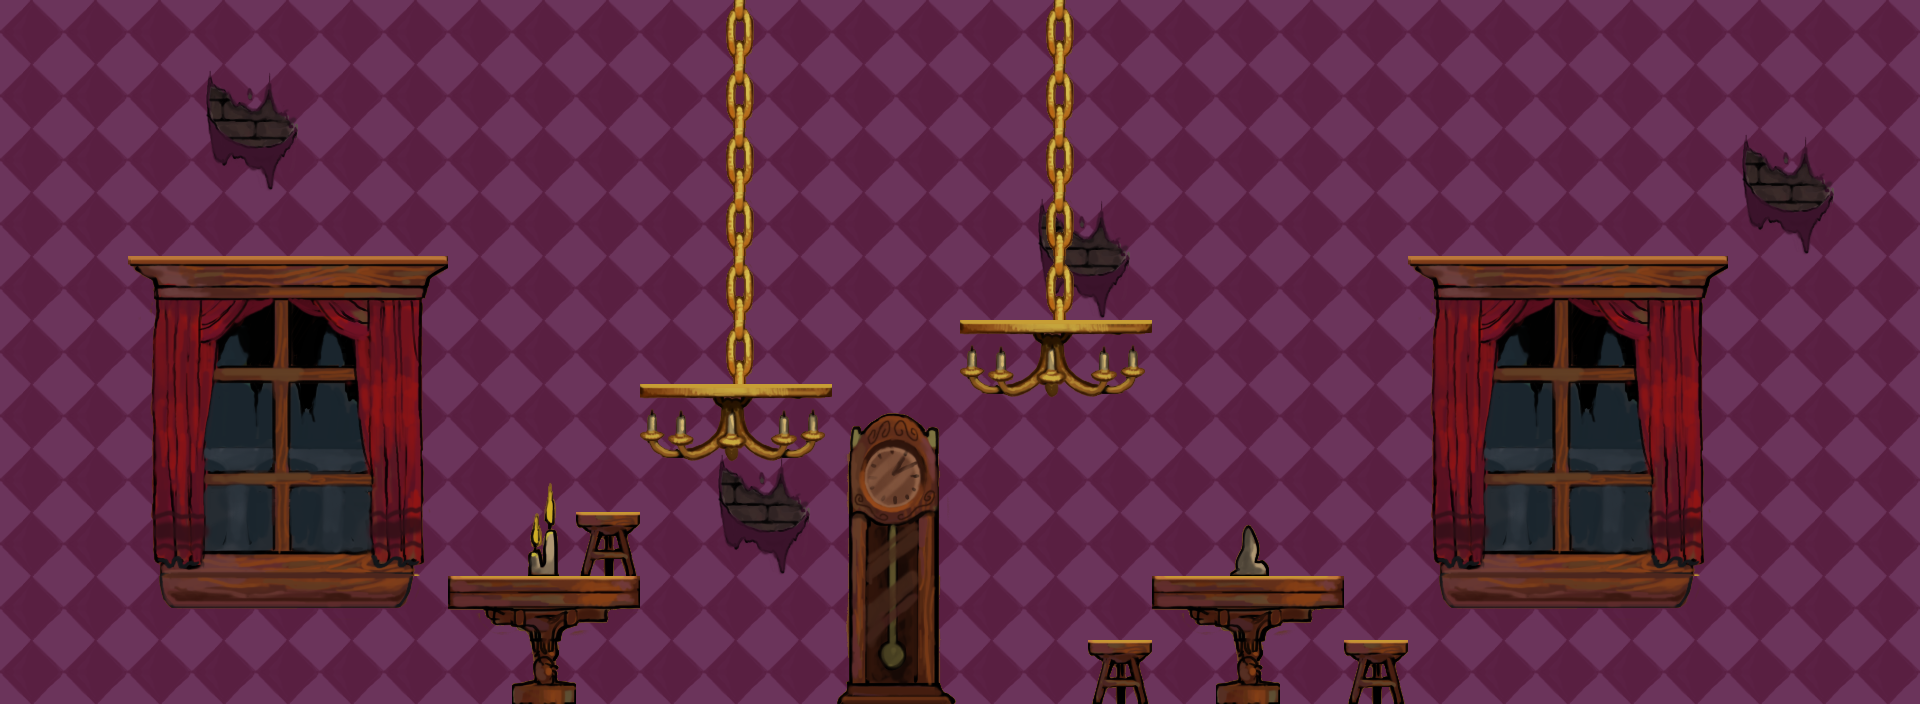

Rendered tile map (Tiled .tmx) drawn with the repository's tilesets; below, a short description and the full map source, tile grids included:
An orthogonal 30x11 tile map with 64x64 px tiles, 3 tile layers (backgroundLayer0, backgroundLayer1, blockedLayer) and 4 objects.

<map version="1.0" orientation="orthogonal" width="30" height="11" tilewidth="64" tileheight="64">
 <tileset firstgid="1" name="tileset" tilewidth="64" tileheight="64">
  <image source="../src/images/tileset.png" width="960" height="832" />
 </tileset>
 <layer name="backgroundLayer0" width="30" height="11">
  <data encoding="csv">
33,33,33,33,33,33,33,33,33,33,33,33,33,33,33,33,33,33,33,33,33,33,33,33,33,33,33,33,33,33,
33,33,33,47,48,33,33,33,33,33,33,33,33,33,33,33,33,33,33,33,33,33,33,33,33,33,33,33,33,33,
33,33,33,62,63,33,33,33,33,33,33,33,33,33,33,33,33,33,33,33,33,33,33,33,33,33,33,47,48,33,
33,33,33,33,33,33,33,33,33,33,33,33,33,33,33,33,47,48,33,33,33,33,33,33,33,33,33,62,63,33,
33,33,33,33,33,33,33,33,33,33,33,33,33,33,33,33,62,63,33,33,33,33,33,33,33,33,33,33,33,33,
33,33,33,33,33,33,33,33,33,33,33,33,33,33,33,33,33,33,33,33,33,33,33,47,48,33,33,33,33,33,
33,33,33,33,33,33,33,33,33,33,33,33,33,33,33,33,33,33,33,33,33,33,33,62,63,33,33,33,33,33,
33,33,33,33,33,33,33,33,33,33,33,47,48,33,33,33,33,33,33,33,33,33,33,33,33,33,33,33,33,33,
33,33,33,33,33,33,33,33,33,33,33,62,63,33,33,33,33,33,33,33,33,33,33,33,33,33,33,33,33,33,
33,33,33,33,33,33,33,33,33,33,33,33,33,33,33,33,33,33,33,33,33,33,33,33,33,33,33,33,33,33,
33,33,33,33,33,33,33,33,33,33,33,33,33,33,33,33,33,33,33,33,33,33,33,33,33,33,33,33,33,33
</data>
 </layer>
 <layer name="backgroundLayer1" width="30" height="11">
  <data encoding="csv">
0,0,0,0,0,0,0,0,0,0,0,32,0,0,0,0,32,0,0,0,0,0,0,0,0,0,0,0,0,0,
0,0,0,0,0,0,0,0,0,0,0,32,0,0,0,0,32,0,0,0,0,0,0,0,0,0,0,0,0,0,
0,0,0,0,0,0,0,0,0,0,0,32,0,0,0,0,32,0,0,0,0,0,0,0,0,0,0,0,0,0,
0,0,0,0,0,0,0,0,0,0,0,32,0,0,0,0,32,0,0,0,0,0,0,0,0,0,0,0,0,0,
0,0,0,0,0,0,0,0,0,0,0,32,0,0,0,0,32,0,0,0,0,0,0,0,0,0,0,0,0,0,
0,0,23,24,25,26,27,0,0,0,0,32,0,0,0,0,0,0,0,0,0,0,23,24,25,26,27,0,0,0,
0,0,38,39,40,41,42,0,0,0,0,0,0,6,7,28,29,30,0,0,0,0,38,39,40,41,42,0,0,0,
0,0,53,54,55,56,57,0,31,0,28,29,30,21,22,0,0,0,0,0,0,0,53,54,55,56,57,0,0,0,
0,0,68,69,70,71,72,0,46,0,0,0,0,36,37,0,0,0,0,4,0,0,68,69,70,71,72,0,0,0,
0,0,83,84,85,86,87,0,0,0,0,0,0,51,52,0,0,0,0,0,0,0,83,84,85,86,87,0,0,0,
0,0,0,0,0,0,0,0,34,0,0,0,0,66,67,0,0,0,0,34,0,0,0,0,0,0,0,0,0,0
</data>
 </layer>
 <layer name="blockedLayer" width="30" height="11">
  <data encoding="csv">
0,0,0,0,0,0,0,0,0,0,0,0,0,0,0,0,0,0,0,0,0,0,0,0,0,0,0,0,0,0,
0,0,0,0,0,0,0,0,0,0,0,0,0,0,0,0,0,0,0,0,0,0,0,0,0,0,0,0,0,0,
0,0,0,0,0,0,0,0,0,0,0,0,0,0,0,0,0,0,0,0,0,0,0,0,0,0,0,0,0,0,
0,0,0,0,0,0,0,0,0,0,0,0,0,0,0,0,0,0,0,0,0,0,0,0,0,0,0,0,0,0,
0,0,8,9,10,11,12,0,0,0,0,0,0,0,0,0,0,0,0,0,0,0,8,9,10,11,12,0,0,0,
0,0,0,0,0,0,0,0,0,0,0,0,0,0,0,13,14,15,0,0,0,0,0,0,0,0,0,0,0,0,
0,0,0,0,0,0,0,0,0,0,13,14,15,0,0,0,0,0,0,0,0,0,0,0,0,0,0,0,0,0,
0,0,0,0,0,0,0,0,0,0,0,0,0,0,0,0,0,0,0,0,0,0,0,0,0,0,0,0,0,0,
0,0,0,0,0,0,0,0,0,3,0,0,0,0,0,0,0,0,0,0,0,0,0,0,0,0,0,0,0,0,
0,0,0,0,0,0,0,18,19,20,0,0,0,0,0,0,0,0,18,19,20,0,0,0,0,0,0,0,0,0,
0,0,0,0,0,0,0,0,0,0,0,0,0,0,0,0,0,3,0,0,0,3,0,0,0,0,0,0,0,0
</data>
 </layer>
 <objectgroup name="objectLayer" width="30" height="11">
  <object gid="61" x="256" y="256" />
  <object gid="61" x="1024" y="320" />
  <object gid="61" x="704" y="384" />
  <object gid="61" x="1856" y="192" />
 </objectgroup>
</map>
